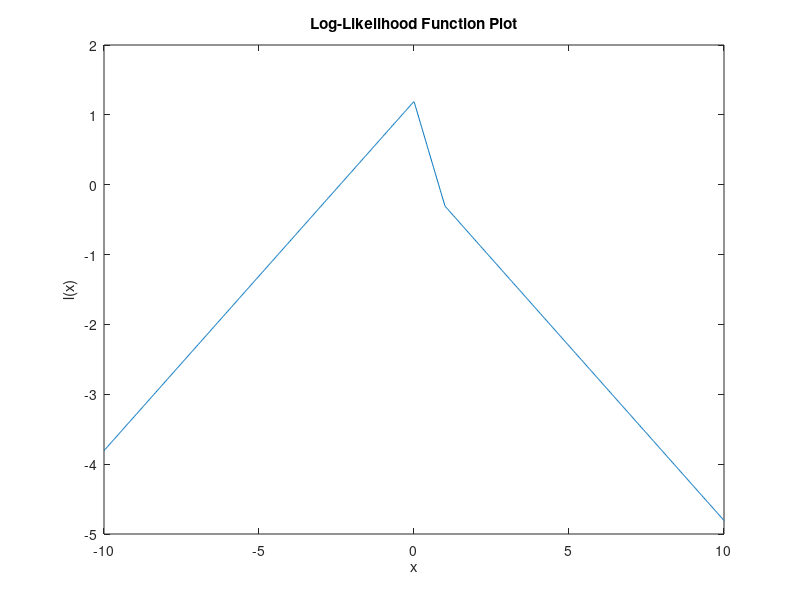

This figure's MATLAB source:
x = linspace(-10,10,1000);
y = log(2)-abs(x)+abs((x-1)/2);
plot(x,y);
xlabel('x')
ylabel('l(x)')
title('Log-Likelihood Function Plot')
saveas(gcf,'LogLikelihood.png')